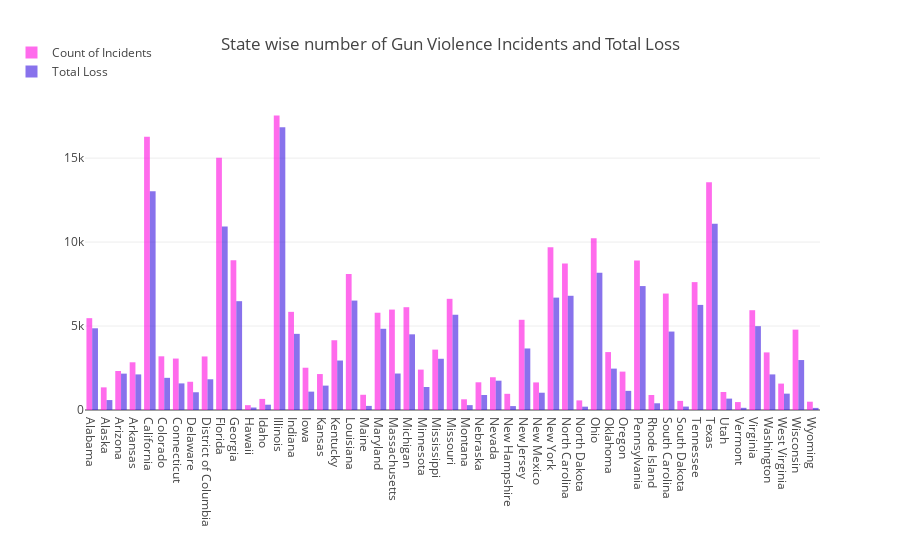

The cell this chart's notebook holds for it:
### Markdown cell above
## 1.5每个州在枪击事件中受伤+死亡人数统计

### Code cell
df['loss'] = df['n_killed'] + df['n_injured']
statdf = df.reset_index().groupby(by=['state']).agg({'loss':'sum', 'year':'count'}).rename(columns={'year':'count'})
statdf['state'] = statdf.index

trace1 = go.Bar(
    x=statdf['state'],
    y=statdf['count'],
    name='Count of Incidents',
    marker=dict(color='rgb(255,10,225)'),
    opacity=0.6
)
trace2 = go.Bar(
    x=statdf['state'],
    y=statdf['loss'],
    name='Total Loss',
    marker=dict(color='rgb(58,22,225)'),
    opacity=0.6
)

data = [trace1, trace2]
layout = go.Layout(
    barmode='group',
    margin=dict(b=150),
    legend=dict(dict(x=-.1, y=1.2)),
    title = 'State wise number of Gun Violence Incidents and Total Loss',
)

fig = go.Figure(data=data, layout=layout)
iplot(fig, filename='grouped-bar')

### Figure 1 — Plotly figure (JSON) as saved in the notebook; plotly's stock layout.template omitted (floating-point values rounded to 4 significant figures)
{"data": [{"marker": {"color": "rgb(255,10,225)"}, "name": "Count of Incidents", "opacity": 0.6, "type": "bar", "x": ["Alabama", "Alaska", "Arizona", "Arkansas", "California", "Colorado", "Connecticut", "Delaware", "District of Columbia", "Florida", "Georgia", "Hawaii", "Idaho", "Illinois", "Indiana", "Iowa", "Kansas", "Kentucky", "Louisiana", "Maine", "Maryland", "Massachusetts", "Michigan", "Minnesota", "Mississippi", "Missouri", "Montana", "Nebraska", "Nevada", "New Hampshire", "New Jersey", "New Mexico", "New York", "North Carolina", "North Dakota", "Ohio", "Oklahoma", "Oregon", "Pennsylvania", "Rhode Island", "South Carolina", "South Dakota", "Tennessee", "Texas", "Utah", "Vermont", "Virginia", "Washington", "West Virginia", "Wisconsin", "Wyoming"], "y": [5469, 1349, 2323, 2842, 16267, 3198, 3064, 1682, 3189, 15016, 8919, 289, 661, 17538, 5845, 2517, 2141, 4154, 8094, 907, 5793, 5981, 6122, 2406, 3597, 6621, 638, 1650, 1951, 964, 5373, 1643, 9696, 8727, 573, 10234, 3449, 2286, 8909, 893, 6934, 544, 7616, 13566, 1071, 472, 5943, 3430, 1573, 4786, 494]}, {"marker": {"color": "rgb(58,22,225)"}, "name": "Total Loss", "opacity": 0.6, "type": "bar", "x": ["Alabama", "Alaska", "Arizona", "Arkansas", "California", "Colorado", "Connecticut", "Delaware", "District of Columbia", "Florida", "Georgia", "Hawaii", "Idaho", "Illinois", "Indiana", "Iowa", "Kansas", "Kentucky", "Louisiana", "Maine", "Maryland", "Massachusetts", "Michigan", "Minnesota", "Mississippi", "Missouri", "Montana", "Nebraska", "Nevada", "New Hampshire", "New Jersey", "New Mexico", "New York", "North Carolina", "North Dakota", "Ohio", "Oklahoma", "Oregon", "Pennsylvania", "Rhode Island", "South Carolina", "South Dakota", "Tennessee", "Texas", "Utah", "Vermont", "Virginia", "Washington", "West Virginia", "Wisconsin", "Wyoming"], "y": [4866, 592, 2166, 2120, 13021, 1916, 1584, 1057, 1830, 10923, 6481, 148, 315, 16831, 4535, 1094, 1453, 2947, 6517, 244, 4837, 2173, 4507, 1369, 3051, 5673, 290, 895, 1746, 232, 3664, 1029, 6693, 6802, 199, 8171, 2465, 1140, 7380, 401, 4671, 204, 6259, 11087, 679, 130, 4993, 2120, 974, 2975, 125]}], "layout": {"barmode": "group", "legend": {"x": -0.1, "y": 1.2}, "margin": {"b": 150}, "title": "State wise number of Gun Violence Incidents and Total Loss"}}
